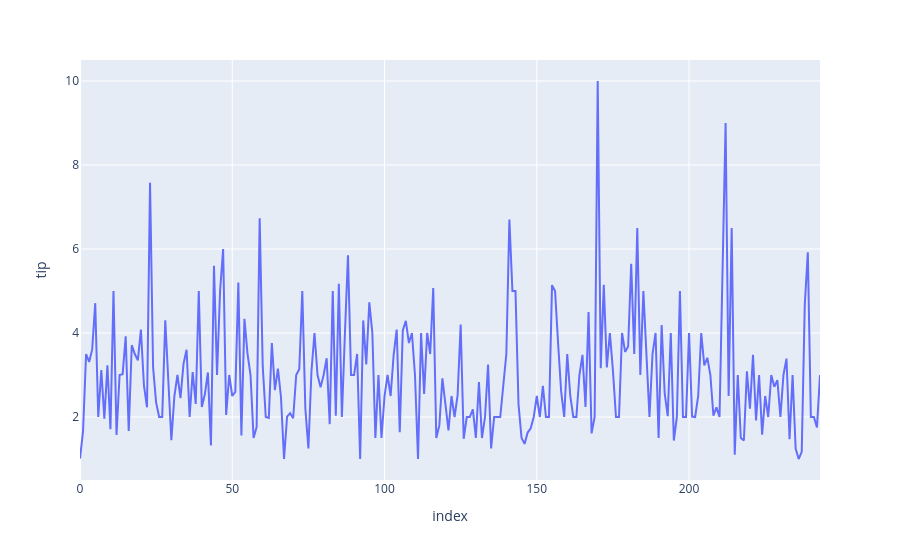

Here is the notebook cell this chart was saved with:
### Code cell
fig = px.line(tips, y="tip")
fig.show()

### Figure 1 — Plotly figure (JSON) as saved in the notebook; plotly's stock layout.template omitted (floating-point values rounded to 4 significant figures; data arrays with more than 128 entries replaced by an {"elided": "..."} marker saying what was removed)
{"data": [{"hovertemplate": "index=%{x}<br>tip=%{y}<extra></extra>", "legendgroup": "", "line": {"color": "#636efa", "dash": "solid"}, "marker": {"symbol": "circle"}, "mode": "lines", "name": "", "orientation": "v", "showlegend": false, "type": "scatter", "x": {"elided": "244 int values"}, "xaxis": "x", "y": {"elided": "244 float values"}, "yaxis": "y"}], "layout": {"legend": {"tracegroupgap": 0}, "margin": {"t": 60}, "xaxis": {"anchor": "y", "domain": [0, 1], "title": {"text": "index"}}, "yaxis": {"anchor": "x", "domain": [0, 1], "title": {"text": "tip"}}}}
